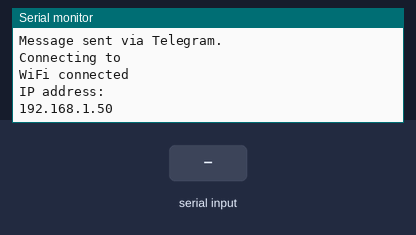
The sketch below on a simulated ESP8266 (NodeMCU). On the bench: the last lines printed to the serial monitor. The inputs (shaded band) are chosen by the test bench. WiFi joins after 1.5 s; servers stay silent unless stated.

Above: at 3.5 s.
3.6 s: "90,45\n" received over the second serial link
At 11.3 s:
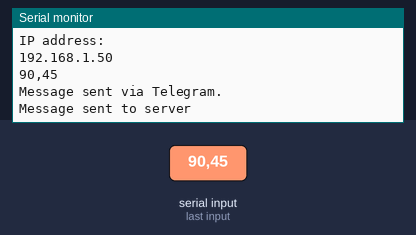
14.7 s: "30,150\n" received over the second serial link
At 17.64 s:
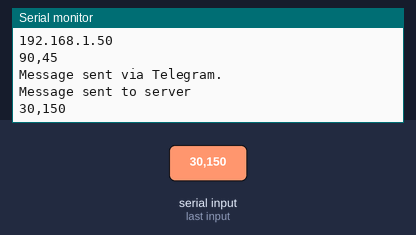

The sketch:

msg_Telegram.ino
```cpp
#include <SoftwareSerial.h>
#include <ESP8266WiFi.h>
#include <WiFiClient.h>
#include "TelegramBotControl.h"

// Define your Wi-Fi network credentials
const char* ssid = ""; //redacted
const char* password = ""; //redacted

// Define the Telegram Bot API Token
const char* telegramToken = ""; //redacted
const String chatID = ""; //redacted

// Define the Server IP and Port
const char* serverIP = "192.168.95.124"; // Change this to the IP address of your server
const int serverPort = 12371; // Change this to the port number of your server
int count = 0;

// Create instances
WiFiClient client;
TelegramBotControl telegramBot(ssid, password, telegramToken, chatID);

//d2 is rx
//d3 is tx
//connect vin
//connect grnd
SoftwareSerial NodeMCU(D2, D3);

void setup() {
  pinMode(D2, INPUT);
  pinMode(D3, OUTPUT);
  Serial.begin(9600);
  NodeMCU.begin(9600); // Use the same baud rate as Serial
  telegramBot.setup();

  Serial.print("Connecting to ");
  Serial.println(ssid);

  WiFi.begin(ssid, password);
  while (WiFi.status() != WL_CONNECTED) {
    delay(500);
    Serial.print(".");
  }
  Serial.println("");
  Serial.println("WiFi connected");
  Serial.println("IP address: ");
  Serial.println(WiFi.localIP());
}

void send_to_arduino() {
  int i = 10;
  NodeMCU.print(i);
  NodeMCU.println("\n");
  delay(300);
}

void receive_from_arduino(){
  while(1){
    if (NodeMCU.available() > 0) {
      float receivedData = NodeMCU.parseFloat(); // Read until newline
      Serial.println(receivedData); // Print received data to serial monitor
    }
    delay(30);
  }
}

void loop() {
    if (!client.connect(serverIP, serverPort)) {
    Serial.println("Connection failed.");
    delay(1000);
    return;
  }
   client.println("Hi I am esp8266");
    while(1){
      delay(5000);
      send_to_arduino();
      delay(2000);
      if (NodeMCU.available() > 0) {
        String receivedData = NodeMCU.readStringUntil('\n'); // Read until newline
        receivedData.trim();
        if (receivedData.length() > 0) {
          Serial.println(receivedData); // Print received data to serial monitor
          telegramBot.sendMessage(receivedData);
          client.println(receivedData);
          Serial.println("Message sent to server");
          NodeMCU.flush(); // Clear buffer
        }
      }

      else{
        //Serial.println("nothinggg\n");
      }
    delay(30);
    }
}
```

TelegramBotControl.cpp
```cpp
#include "TelegramBotControl.h"

TelegramBotControl::TelegramBotControl(const char* ssid, const char* password, const char* token, const String& chatID)
    : ssid(ssid), password(password), telegramToken(token), chatID(chatID), bot(token, wifiClient) {
    // Constructor implementation
}

void TelegramBotControl::setup() {
    Serial.begin(115200);

    // Attempt to connect to Wi-Fi
    Serial.println("Connecting to Wi-Fi...");
    WiFi.begin(ssid, password);
    while (WiFi.status() != WL_CONNECTED) {
        delay(1000);
        Serial.println("Still trying to connect to Wi-Fi...");
    }
    Serial.println("Successfully connected to Wi-Fi!");

    // Set the WiFiClientSecure to insecure if you are not using SSL certificates
    wifiClient.setInsecure();

    // Send a test message via Telegram
    sendMessage("Hello from ESP8266!");
}

void TelegramBotControl::sendMessage(const String& message) {
    // Use UniversalTelegramBot to send a message
    bot.sendMessage(chatID, message, "");
    Serial.println("Message sent via Telegram.");
}
```

TelegramBotControl.h
```cpp
#ifndef TELEGRAMBOTCONTROL_H
#define TELEGRAMBOTCONTROL_H

#include <ESP8266WiFi.h>
#include <WiFiClientSecure.h>
#include <UniversalTelegramBot.h>

class TelegramBotControl {
public:
    // Constructor
    TelegramBotControl(const char* ssid, const char* password, const char* token, const String& chatID);

    // Setup method to initialize Wi-Fi and Telegram bot
    void setup();

    // Method to send a message via Telegram
    void sendMessage(const String& message);

private:
    const char* ssid;
    const char* password;
    const char* telegramToken;
    String chatID;

    WiFiClientSecure wifiClient;
    UniversalTelegramBot bot;
};

#endif // TELEGRAMBOTCONTROL_H
```

Measured:
- after the input at 3.6 s, the serial monitor: prints a new line after 6.2 s (image 1)
- after the input at 14.7 s, the serial monitor: prints a new line after 2.7 s (image 2)
